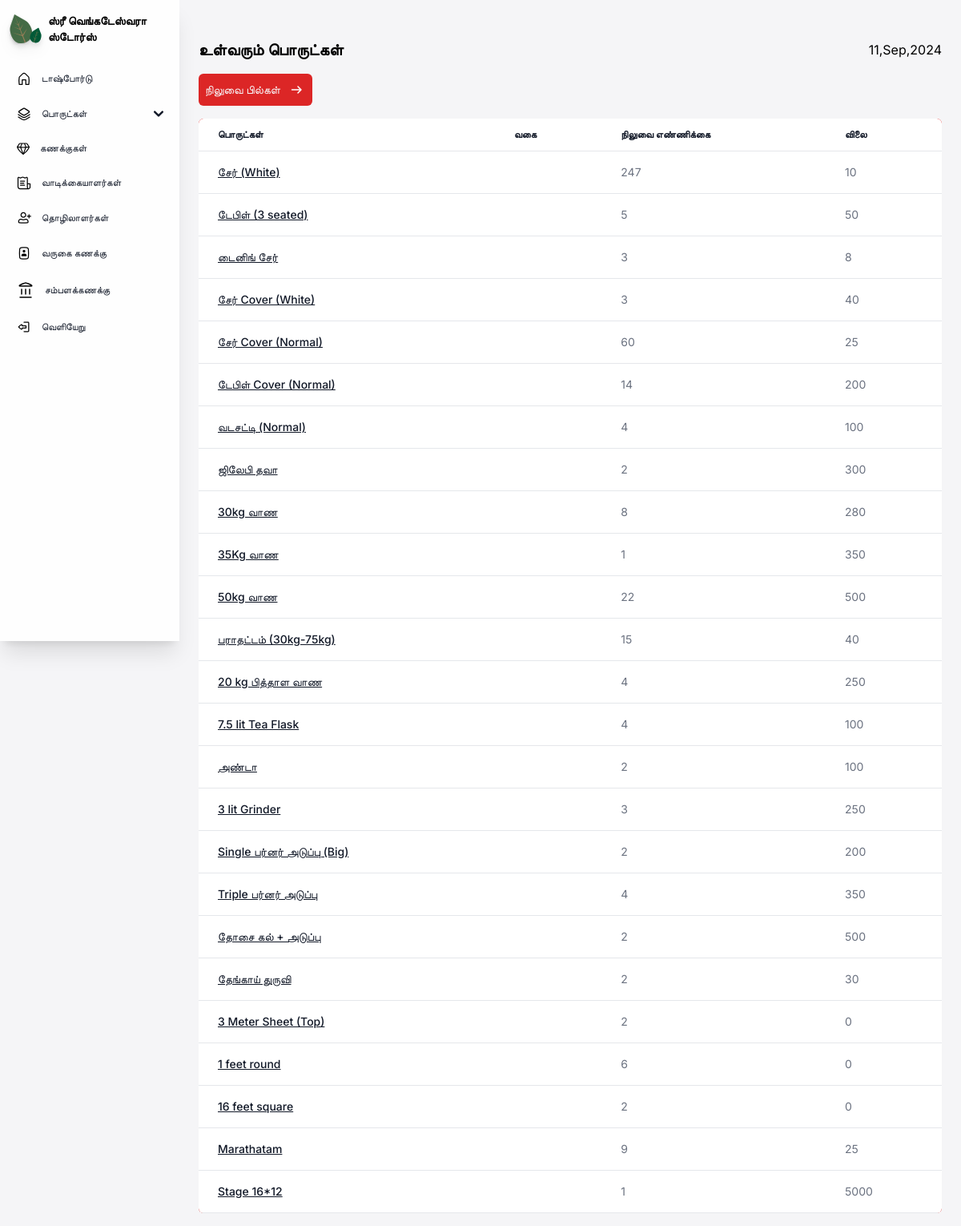
The page /incomingstocks/ on the database its author committed.
### core/models.py (models this page shows, shortened)
class stock(models.Model):
    productname = models.CharField(max_length=70, db_index=True)
    category = models.CharField(max_length=50, blank=True)
    maximumstock = models.PositiveIntegerField()
    quantity = models.PositiveIntegerField()
    price = models.PositiveIntegerField()
    def get_incoming(self):
        return self.maximumstock - self.quantity

### core/views.py (the view)
# urls.py: path('incomingstocks/', cvs.incomingstocks),
def incomingstocks(request):
    stocks = stock.objects.all()
    return render(request, "core/incomingstocks.html", {'stocks':stocks})

### core/templates/core/incomingstocks.html (shortened to what this page needs)
{% load static %}
{% load static tailwind_tags%}
<!DOCTYPE html>
<html lang="en">
<head>
    <link href="https://cdnjs.cloudflare.com/ajax/libs/flowbite/2.3.0/flowbite.min.css" rel="stylesheet" />
    {% tailwind_css %}
</head>
<body class="font-inter bg-[#F5F5F7] max-w-full h-[100%]">
<section class="sm:ml-56 px-6 pb-4 max-w-full min-h-[100%]">
    <div class="relative">
    {% include 'core/navigation.html' %}
    </div>
    <div class="flex justify-between w-full items-center sm:mt-12 mt-6">
        <div>
            <p class="font-inter font-semibold text-xl">உள்வரும் பொருட்கள்</p>
        </div>
        <div class="items-center gap-4 hidden sm:flex">
            <p class="date"></p>
        </div>
    </div>
    <main class="mt-4 min-w-full h-full">
    <div class="flex justify-between mt-2 items-center gap-2 flex-wrap">
    <div class="flex gap-2">
        <a href="/bills">
            <button class="px-2 py-2 bg-red-600 flex items-center rounded-md gap-2 text-slate-50 text-sm">
                நிலுவை பில்கள்
                <img src="{% static  'images/Arrow right.svg' %}" alt="plus">
            </button>
        </a>
    </div>
    </div>
        <div class="relative max-w-[100%] min-h-full overflow-x-scroll mt-4 rounded-md bg-red-500">
            <table class="text-sm text-left min-h-full text-gray-500 bg-white dark:text-gray-400 rounded-md shadow-md overflow-x-auto w-full">
                <thead class="border-b text-xs text-gray-900 uppercase dark:text-gray-400">
                    <tr>
                        <th scope="col" class="px-6 py-3">
                            பொருட்கள்
                        </th>
                        <th scope="col" class="px-6 py-3">
                            வகை
                        </th>
                        <th scope="col" class="px-6 py-3">
                            நிலுவை எண்ணிக்கை
                        </th>
                        <th scope="col" class="px-6 py-3">
                            விலை
                        </th>
                    </tr>
                </thead>
                <tbody>
                    {% for stock in stocks %}
                    {% if stock.quantity < stock.maximumstock %}
                    <tr class="border-b">
                        <th scope="row" class="px-6 py-4 font-medium text-gray-900 whitespace-nowrap">
                            <a href="{%url 'editstock' stock.id%}" class="underline">
                            {{stock.productname}}
                            </a>
                        </th>
                        <td class="px-6 py-4">
                        </td>
                        <td class="px-6 py-4">
                            {{stock.get_incoming}}
                        </td>
                        <td class="px-6 py-4">
                            {{stock.price}}
                        </td>
                    </tr>
                    {% endif %}
                    {% endfor %}
                </tbody>
            </table>
        </div>
    </main>
</section>
</body>
</html>

### rows shown on the page
stock: productname "சேர் (White)", get_incoming "247", price "10"
stock: productname "டேபிள் (3 seated)", get_incoming "5", price "50"
stock: productname "டைனிங் சேர்", get_incoming "3", price "8"
stock: productname "சேர் Cover (White)", get_incoming "3", price "40"
stock: productname "சேர் Cover (Normal)", get_incoming "60", price "25"
stock: productname "டேபிள் Cover (Normal)", get_incoming "14", price "200"
stock: productname "வடசட்டி (Normal)", get_incoming "4", price "100"
stock: productname "ஜிலேபி தவா", get_incoming "2", price "300"
stock: productname "30kg வாண", get_incoming "8", price "280"
stock: productname "35Kg வாண", get_incoming "1", price "350"
stock: productname "50kg வாண", get_incoming "22", price "500"
stock: productname "பராதட்டம் (30kg-75kg)", get_incoming "15", price "40"
stock: productname "20 kg பித்தாள வாண", get_incoming "4", price "250"
stock: productname "7.5 lit Tea Flask", get_incoming "4", price "100"
stock: productname "அண்டா", get_incoming "2", price "100"
stock: productname "3 lit Grinder", get_incoming "3", price "250"
stock: productname "Single பர்னர் அடுப்பு (Big)", get_incoming "2", price "200"
stock: productname "Triple பர்னர் அடுப்பு", get_incoming "4", price "350"
stock: productname "தோசை கல் + அடுப்பு", get_incoming "2", price "500"
stock: productname "தேங்காய் துருவி", get_incoming "2", price "30"
stock: productname "3 Meter Sheet (Top)", get_incoming "2", price "0"
stock: productname "1 feet round", get_incoming "6", price "0"
stock: productname "16 feet square", get_incoming "2", price "0"
stock: productname "Marathatam", get_incoming "9", price "25"
stock: productname "Stage 16*12", get_incoming "1", price "5000"
